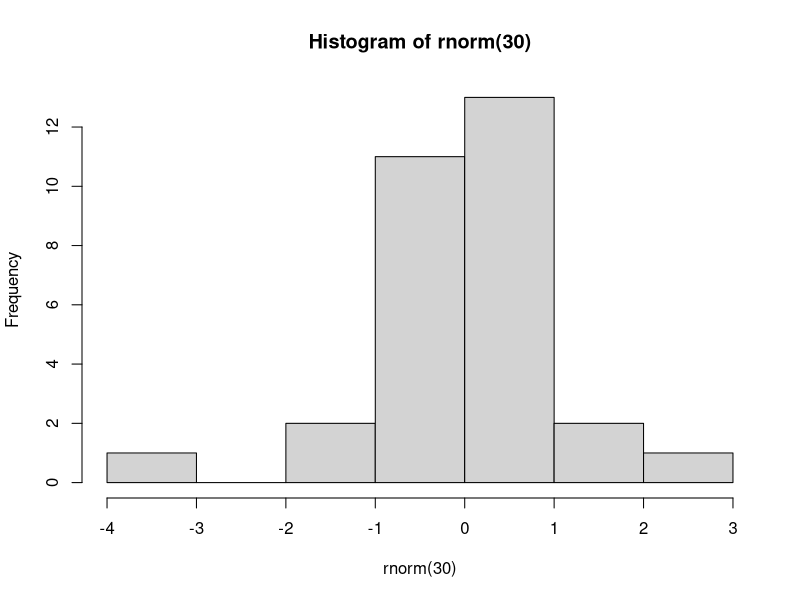

Write the R code that produced this figure.
# 작업공간

# working directory
getwd()

# change working directory
setwd("e:/Workspace/RLang24")

# 히스토그램을 파일로 저장
par(mfrow=c(1,1)) # 그래프 영역 1개 지정
pdf("./hist-1.pdf") # 지정된 경로에 파일로 결과를 출력
hist(rnorm(30)) # 난수 30개를 발생하여 히스토그램을 그리기
dev.off() # 출력 닫기
